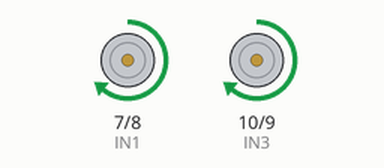
A sketch run on a simulated Arduino Uno, built with avr-gcc and run on an emulated ATmega328P. Shown: motor-driver pin pairs drawn as motors (green arrow = first pin HIGH = forward, orange = second pin HIGH = backward, longer = more drive, scaled by the enable pin).

Above: at 0.1 s.
At 31.1 s:
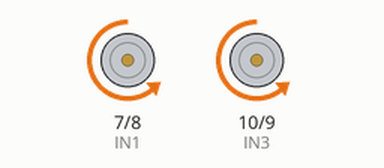
At 92.1 s:
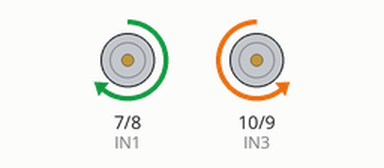
At 127.1 s:
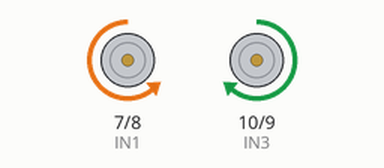
Timing chart, 0 to 128.6 s (numbered marks = the images above):
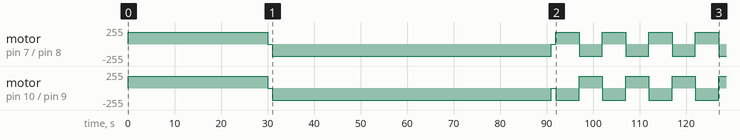

Measured:
- by itself, motor on pin 7 (IN1) / pin 8 (IN2): stopped → forward 180/255 at 0.00 s, → stopped 30.0 s later, → backward 180/255 1.0 s later, → stopped 60.0 s later, … (12 changes in this stretch)
- by itself, motor on pin 10 (IN3) / pin 9 (IN4): stopped → forward 180/255 at 0.00 s, → stopped 30.0 s later, → backward 180/255 1.0 s later, → stopped 60.0 s later, … (12 changes in this stretch)

The sketch:

part1_motor_control.ino
```cpp
// ========================================
// Four DC Motors Control using L293D
// ========================================

// Enable pins - PWM speed control
const int ENA = 5;
const int ENB = 6;

// Direction control pins
const int IN1 = 7;
const int IN2 = 8;
const int IN3 = 10;
const int IN4 = 9;

// Motor speed (0 - 255)
const int motorSpeed = 180;

void setup() {

  // Configure all pins as outputs
  pinMode(ENA, OUTPUT);
  pinMode(ENB, OUTPUT);

  pinMode(IN1, OUTPUT);
  pinMode(IN2, OUTPUT);
  pinMode(IN3, OUTPUT);
  pinMode(IN4, OUTPUT);

  // Set motor speed
  analogWrite(ENA, motorSpeed);
  analogWrite(ENB, motorSpeed);
}

void loop() {

  // ========================================
  // 1. Move Forward for 30 seconds
  // ========================================
  forward();
  delay(30000);

  stopMotors();
  delay(1000);


  // ========================================
  // 2. Move Backward for 60 seconds
  // ========================================
  backward();
  delay(60000);

  stopMotors();
  delay(1000);


  // ========================================
  // 3. Alternate Right and Left for 60 sec
  // ========================================

  // Each cycle = 5 sec Right + 5 sec Left
  // 6 cycles = 60 seconds

  for (int i = 0; i < 6; i++) {

    turnRight();
    delay(5000);

    turnLeft();
    delay(5000);
  }


  // Stop before repeating the sequence
  stopMotors();
  delay(2000);
}


// ========================================
// Movement Functions
// ========================================

// Move Forward
void forward() {

  digitalWrite(IN1, HIGH);
  digitalWrite(IN2, LOW);

  digitalWrite(IN3, HIGH);
  digitalWrite(IN4, LOW);
}


// Move Backward
void backward() {

  digitalWrite(IN1, LOW);
  digitalWrite(IN2, HIGH);

  digitalWrite(IN3, LOW);
  digitalWrite(IN4, HIGH);
}


// Turn Right
void turnRight() {

  // First motor group → Forward
  digitalWrite(IN1, HIGH);
  digitalWrite(IN2, LOW);

  // Second motor group → Backward
  digitalWrite(IN3, LOW);
  digitalWrite(IN4, HIGH);
}


// Turn Left
void turnLeft() {

  // First motor group → Backward
  digitalWrite(IN1, LOW);
  digitalWrite(IN2, HIGH);

  // Second motor group → Forward
  digitalWrite(IN3, HIGH);
  digitalWrite(IN4, LOW);
}


// Stop all motors
void stopMotors() {

  digitalWrite(IN1, LOW);
  digitalWrite(IN2, LOW);

  digitalWrite(IN3, LOW);
  digitalWrite(IN4, LOW);
}
```
